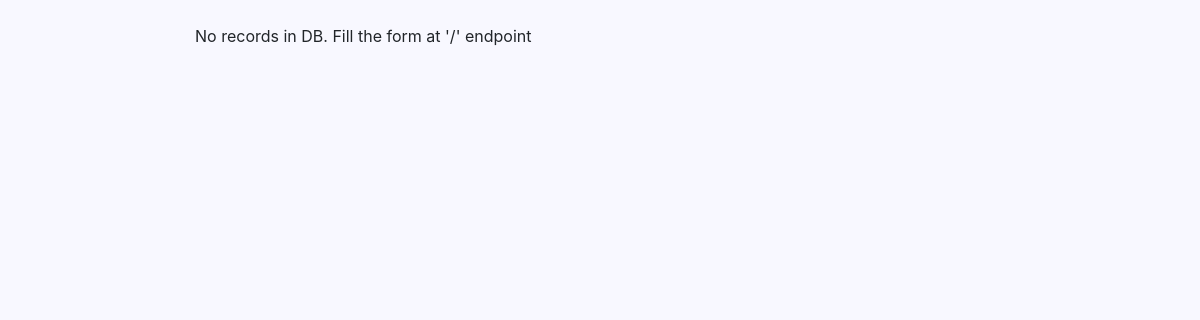
Page /matches on the earlier database version.
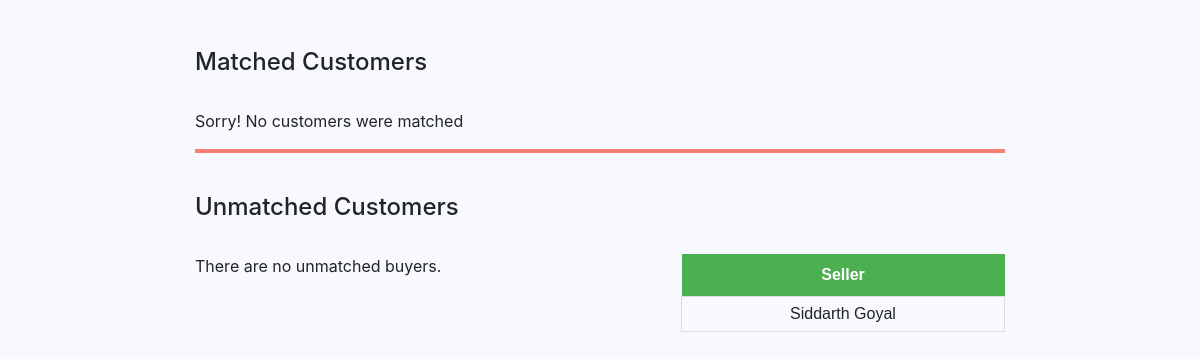
Same page on the later database version.
### models/seller.py (models this page shows, shortened)
class Seller(db.Model):
    __tablename__ = 'sellers'
    id = db.Column(db.Integer, primary_key=True)
    name = db.Column(db.String(80))
    price = db.Column(db.Integer)

### app.py (the view)
@app.route('/matches')
def matches():
     buyer_data = Buyer.query.all()
     seller_data = Seller.query.all()
     matched_and_unmatched_customers = MatchCustomers.findmatch(buyer_data, seller_data)
     return render_template('matches.html', matched = matched_and_unmatched_customers.get('matched',{}),
     unmatched_buyers = matched_and_unmatched_customers.get('unmatched_buyers',[]),
     unmatched_sellers = matched_and_unmatched_customers.get('unmatched_sellers',[]))

### match_customers.py (called while the page is built, shortened)
    @classmethod
    def findmatch(cls, buyer_data, seller_data):
        buyer_data = sorted(buyer_data, key=lambda buyer: buyer.price)
        seller_data = sorted(seller_data, key=lambda seller: seller.price)
        matched = {}
        sellers_unmatched = []
        buyers_unmatched = []
        i = 0
        j = 0
        buyer_length = len(buyer_data)
        seller_length = len(seller_data)
        while i < buyer_length:
            buyers_unmatched.append(buyer_data[i].name)
            i+=1
        while j < seller_length:
            sellers_unmatched.append(seller_data[j].name)
            j+=1
        return {"matched": matched, "unmatched_sellers": sellers_unmatched,
                    "unmatched_buyers": buyers_unmatched }

### templates/matches.html (shortened to what this page needs)
<link rel="stylesheet" href="https://stackpath.bootstrapcdn.com/bootstrap/4.4.1/css/bootstrap.min.css">
<div class="container" style="width: 70%;">
    <br />
    {% if matched|length==0 and unmatched_buyers|length==0 and unmatched_sellers|length==0 %}
        <p>No records in DB. Fill the form at '/' endpoint</p>
    {% else %}
    <br />
    <h4>Matched Customers</h4>
    <br />
    {% if matched.items() %}
    <br />
    <table id="table" style="width: 100%;">
        <thead>
            <tr>
                <th>Buyer</th>
                <th>Seller</th>
            </tr>
        </thead>
        <tbody>
        {% for id, customer in matched.items() %}
            <tr>
                <td>{{customer[0]}}</td>
                <td>{{customer[1]}}</td>
            </tr>
        {% endfor %}
        </tbody>
    </table>
    <br />
    {% else %}
    <p>Sorry! No customers were matched</p>
    {% endif %}
    <hr class="rule">
    <br />
    <h4>Unmatched Customers</h4>
    <br />
    <div class="flex-table">
    {% if unmatched_buyers %}
    <table id="table" class="width-40">
        <thead>
            <tr>
                <th>Buyer</th>
            </tr>
        </thead>
        <tbody>
        {% for buyer in unmatched_buyers %}
            <tr>
                <td>{{buyer}}</td>
            </tr>
        {% endfor %}
        </tbody>
    </table>
    {% else %}
        <p>There are no unmatched buyers.</p>
    {% endif %}
    {% if unmatched_sellers %}
    <table id="table" class="width-40">
        <thead>
            <tr>
                <th>Seller</th>
            </tr>
        </thead>
        <tbody>
        {% for seller in unmatched_sellers %}
            <tr>
                <td>{{seller}}</td>
            </tr>
        {% endfor %}
        </tbody>
    </table>
    {% else %}
        <p>There are no unmatched sellers.</p>
    {% endif %}
    </div>
    <br />
{% endif %}
</div>

### templates/matches.html (style rules this page uses)
#table { font-family: "Trebuchet MS", Arial, Helvetica, sans-serif; border-collapse: collapse; }
#table td, #matches-table th { border: 1px solid #ddd; padding: 8px; text-align: center; }
#table th { padding-top: 12px; padding-bottom: 12px; text-align: center; background-color: #4CAF50; color: white; }
.rule { border: 2px solid salmon; }
.flex-table { display: flex; flex-direction: row; justify-content: space-between; }
.width-40 { width: 40% !important; }

Differences in the rows shown:
added Seller: name "Siddarth Goyal"
Other differences:
text no longer shown: "No records in DB. Fill the form at '/' endpoint"
text now shown: "Matched Customers Sorry! No customers were matched Unmatched Customers There are no unmatched buyers. Seller"
